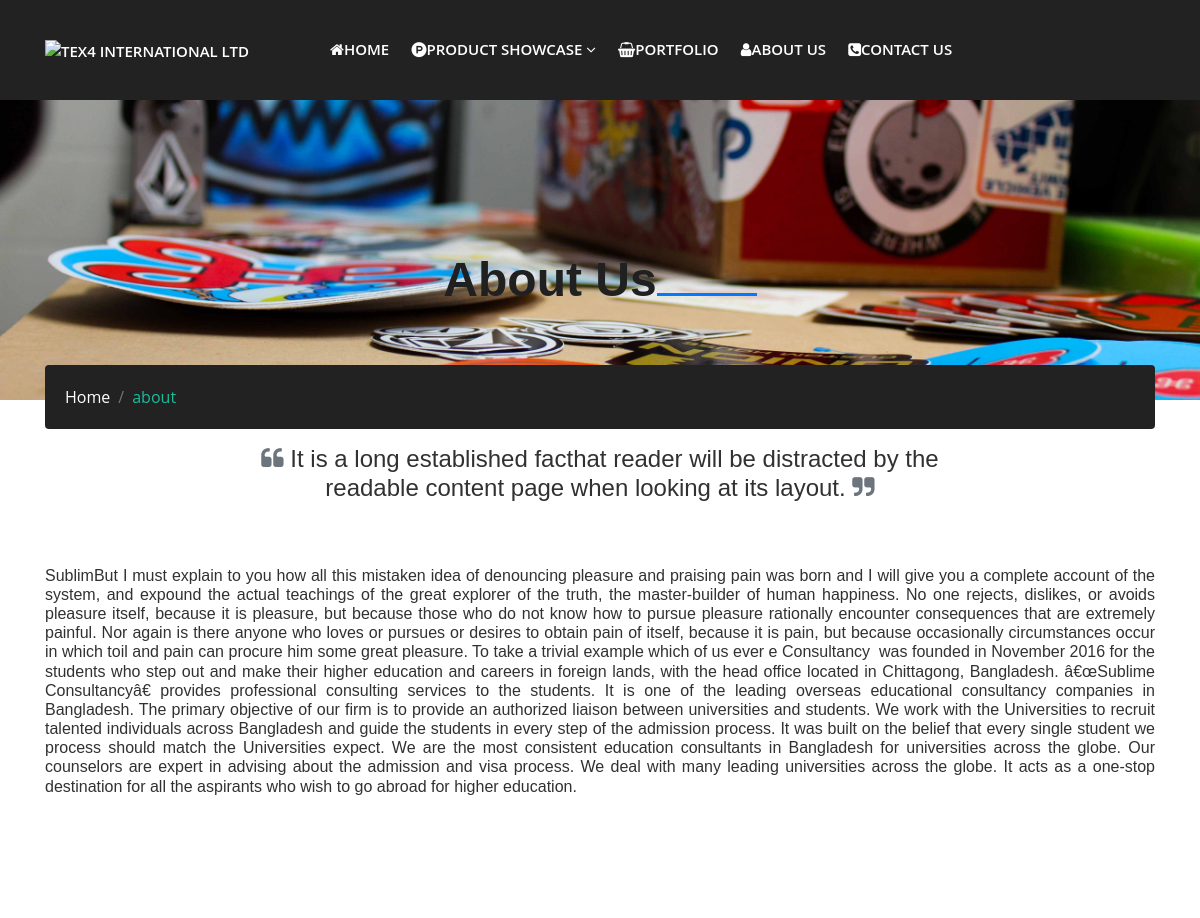
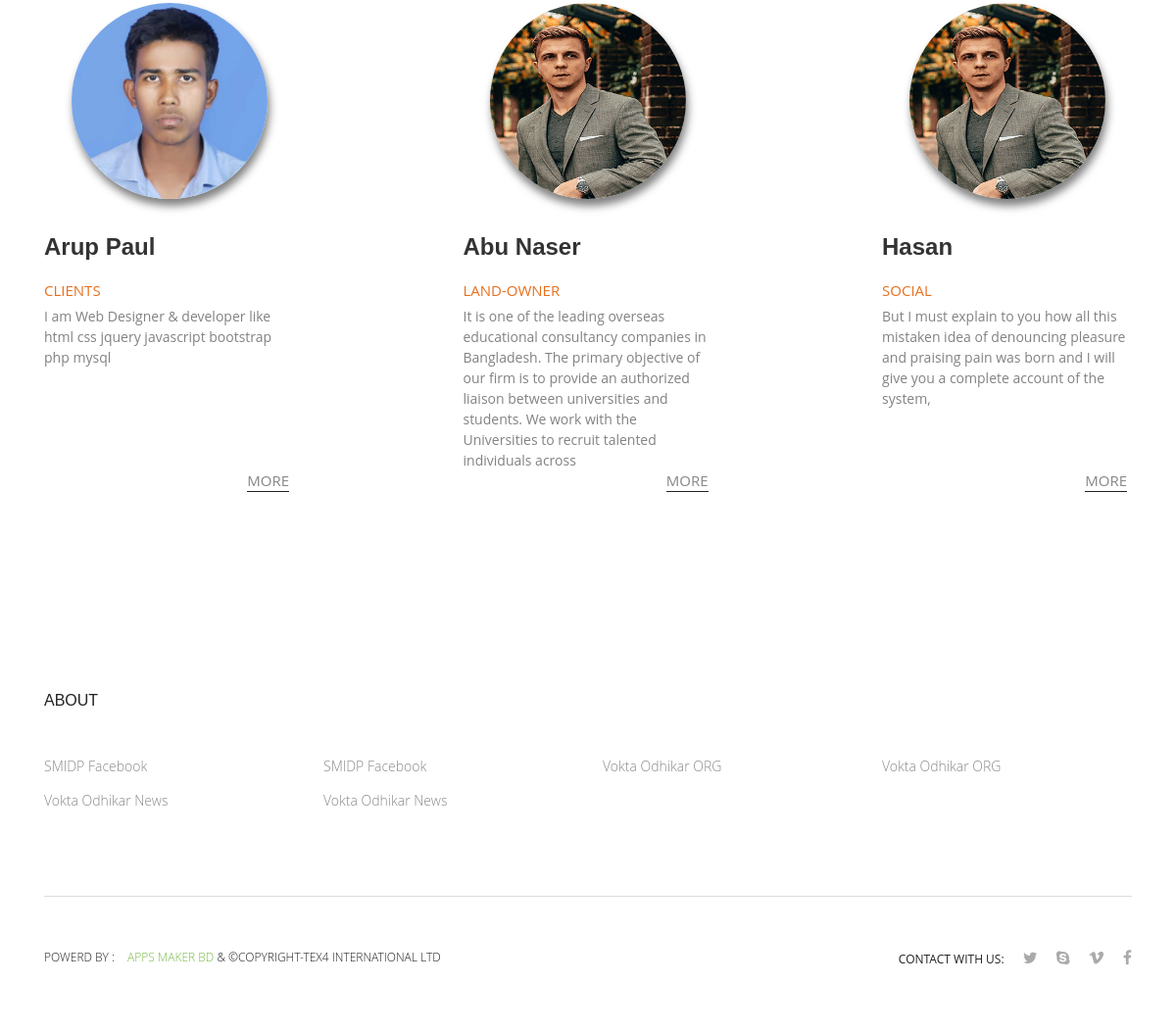
Page /about.php on the committed database (2 pictures, top to bottom).
### tables this page shows
CREATE TABLE `project` (
  `id` int(11) NOT NULL,
  `name` varchar(200) NOT NULL,
  `lat` double NOT NULL,
  `lon` double NOT NULL,
  `address` text NOT NULL,
  `city` varchar(200) NOT NULL,
  `ptype` varchar(200) NOT NULL,
  `pstatus` varchar(200) NOT NULL,
  `resarve` varchar(500) NOT NULL,
  `image` varchar(250) NOT NULL,
  `type` varchar(250) NOT NULL,
  `details` text NOT NULL,
  `date` timestamp NOT NULL DEFAULT CURRENT_TIMESTAMP ON UPDATE CURRENT_TIMESTAMP
);

CREATE TABLE `modal` (
  `name` varchar(100) NOT NULL,
  `id` int(11) NOT NULL,
  `type` varchar(100) NOT NULL,
  `details` text NOT NULL,
  `image` varchar(200) NOT NULL,
  `addedate` timestamp NOT NULL DEFAULT CURRENT_TIMESTAMP ON UPDATE CURRENT_TIMESTAMP
);

CREATE TABLE `footer_link` (
  `id` int(11) NOT NULL,
  `title` varchar(400) NOT NULL,
  `url` varchar(500) NOT NULL,
  `update_date` timestamp NOT NULL DEFAULT CURRENT_TIMESTAMP ON UPDATE CURRENT_TIMESTAMP
);

### about.php (the view, shortened to what this page needs)
<?php
require_once "inc/header.php";
?>
<div class="title-image" style="background-image: url(img/slider3.jpg);">
	  <div class="col-xl-12 pt-100">
          <div class="section-title text-center">
            <h2 class="mb-40">About Us<span></span></h2>
        </div>
      </div>
</div>
<div class="page-title-area pb-40 ">
  <div class="container">
    <div class="row">
     <div class="col-xl-12">
        <div class="page-title text-center">
            <nav aria-label="breadcrumb">
        <ol class="breadcrumb">
          <li class="breadcrumb-item"><a href="index.php">Home</a></li>
          <li class="breadcrumb-item active" aria-current="page"><a href="about.php">about</a></li>
        </ol>
        </nav>
        <div class="col-8 offset-2 heading2">
        <h4 class="wow bounceInUp text-center"><i class="fa fa-quote-left"></i> It is a long established facthat reader will be distracted by the readable content page when looking at its layout. <i class="fa fa-quote-right"></i></h4>
        </div>
      </div>
     </div>
    </div>
  </div>
</div>
<section class="features-area pt-40 pb-100">
  	<div class="container">
  		<div class="row">
  			<div class="col-xl-12  col-lg-7 text-justify">
  				<div class="features-description wow slideInRight" data-wow-duration="1s" data-wow-delay=".1s"">
            <?php
              $edit_query="SELECT * FROM project WHERE pstatus='About Us'";
              $run_edit=mysql_query($edit_query);
              while($edit_row=mysql_fetch_array($run_edit)){
                $details   =$edit_row['details'];
              }
              echo '
            <p>'.$details.'</p>';
            ?>
  				</div>
  			</div>
  		</div>
  		<div class="row justify-content-between feature-bottom">
          <?php
            $sqlforuser="SELECT * FROM modal ORDER BY id DESC";
          if($run=mysql_query($sqlforuser)){
            while ($data=mysql_fetch_assoc($run)) {
              $name  =$data['name'];
              $type      =$data['type'];
              $image     =$data['image'];
              $details =$data['details'];
            ?>
             <div class="col-xl-3 col-lg-3 col-md-3 col-sm-6 wow slideInLeft" data-wow-duration="1s" data-wow-delay=".1s"">
             <div class="single-feature">
             	<div class="single-feature-img">
           <img class="img-responsive" src="images/upload/<?php echo $image;?>">
           </div>
  				<h3><?php echo $name;?></h3><span> <?php echo $type;?></span>
               <p><?php echo $details;?></p>
                <a href="#">more</a>
  			</div>
  			</div>
           <?php } } ?>
  		</div>
  	</div>
  </section>
<?php
require_once "inc/footer.php";
?>

### inc/footer.php (shortened to what this page needs)
 <footer>
  <div class="footer-area pt-100 pb-80">
    <div class="container">
      <div class="row">
        <div class="col-12">
          <div class="footer-widget">
            <h3>About</h3>
            <ul class="footer-link row  wow slideInRight" data-wow-duration="1s" data-wow-delay=".1s"">
               <?php   $we_care_main="SELECT * FROM footer_link ORDER BY id DESC";
            if($we_care_main1=mysql_query($we_care_main)){
            while ($we_care_main2=mysql_fetch_assoc($we_care_main1)) {
              $empname      =$we_care_main2['title'];
              $url      =$we_care_main2['url'];
        ?>
            <li class="col-12 col-lg-3 col-xl-3 col-md-4 col-sm-6"><a href="<?php echo $url; ?>"><?php echo $empname; ?></a></li>
              <?php } } ?>
            </ul>
          </div>
        </div>
        </div>
      </div>
    </div>
   <div class="footer-bottom-area">
     <div class="container">
       <div class="footer-border">
         <div class="row">
           <div class="col-xl-6 col-lg-7 col-md-12 col-sm-12  wow slideInRight" data-wow-duration="1s" data-wow-delay=".1s"">
             <div class="footer-menu">
              <p>powerd by : <a href="appsmakerbd.com">Apps maker BD</a> & &copy;copyright-Tex4 International Ltd </p>
             </div>
           </div>
           <div class="col-xl-6 col-lg-5 col-md-12 col-sm-12  wow slideInLeft" data-wow-duration="1s" data-wow-delay=".1s"">
             <div class="footer-icon text-center text-md-center text-lg-right">
               <span>Contact with us:</span>
               <a href="#"><i class="fa fa-twitter"></i></a>
               <a href="#"><i class="fa fa-skype"></i></a>
               <a href="#"><i class="fa fa-vimeo"></i></a>
               <a href="#"><i class="fa fa-facebook"></i></a>
             </div>
           </div>
         </div>
       </div>
     </div>
   </div>
</footer>
</body>
</html>

### css/style.css (style rules this page uses)
body { font-family: 'Open sans', sans-serif; font-weight: normal; font-style: normal; }
a, .button { -webkit-transition:all 0.3s ease-out 0s; -moz-transition:all 0.3s ease-out 0s; -ms-transition:all 0.3s ease-out 0s; -o-transition:all 0.3s ease-out 0s; transition:all 0.3s ease-out 0s; }
a, button { color: #1696e2; outline: medium none; }
h1,h2,h3,h4,h5,h6 { font-family: 'Poppins',sans-serif; font-weight: normal; color:#313131; margin-top: 0px; font-style: normal; font-weight: 400; text-transform:normal; }
h1 a, h2 a, h3 a, h4 a, h5 a, h6 a, { color: inherit; }
ul { margin:0px; padding: 0px; }
li { list-style: none; }
p { font-size: 14px; font-weight: normal; line-height: 24px; color: #7e7e7e; margin-bottom: 15px; }
::placeholder { color: #555555; font-size: 14px; opacity: 1; }
.breadcrumb > .active { color: #888; }
.section-title h2 { font-size: 48px; color:#202020; font-weight: 800; display: inline-block; }
.section-title span { background:#007bff; height: 3px; width:100px; display: inline-block; }
.features-description p { font-size: 14px; color: #828282; line-height: 30px; text-align: justify; }
.feature-bottom { padding-top: 110px; }
.single-feature span { font-size: 15px; padding: 5px 0; display: block; color: #E8701F; }
.single-feature-img { margin-left: 15px; border-radius: 50%; width:200px; height: 200px; }
.single-feature-img { border-radius: 50%; width: 200px; height: 200px; overflow: hidden; margin: 0 auto; box-shadow: 2px 7px 9px rgba(0,0,0,0.5); }
.single-feature-img img { width: 100%; }
.single-feature h3 { font-size: 24px; color: #333333; font-weight: 600; padding-top: 35px; padding-bottom: 5px; line-height: 1.2; text-transform: capitalize; }
.single-feature p { font-size: 14px; color: #828282; line-height: 1.5; display: inline-block !important; padding-bottom: 10px; }
.single-feature a { color: #888; text-transform: uppercase; font-size: 15px; display: inline-block; float: left; position: absolute; bottom: 3px; right: 20px; }
.single-feature a::after { border-bottom: 1px solid #222; content: ""; display: block; }
* { box-sizing: border-box; }
.footer-widget h3 { color: #222; font-size: 16px; text-transform: uppercase; margin-bottom: 40px; }
.footer-link a { color: #888888; font-size: 14px; font-weight: 300; line-height: 35px; }
.footer-border { padding: 50px 0; border-top: 1px solid #ddd; }
.footer-icon span { color: #222; font-size: 12px; text-transform: uppercase; }
.footer-menu p { color: #222; text-transform: uppercase; font-size: 12px; font-weight: 300; }
.footer-menu a { color: #76BA43; margin-left: 10px; }
.footer-icon a { color: #aaaaaa; margin-left: 15px; font-size: 16px; }
.page-title .breadcrumb { padding: 2rem 1rem; background-color: #222; }
.page-title .breadcrumb-item a { color: #fff; }
.breadcrumb-item.active a { color: #1BBC9B; }
.title-image { height: 300px; display: flex; align-items: center; background-size: cover; background-position: center center; }
.breadcrumb { margin-top: -35px; padding: 20px !important; }
.heading2 i { color:#6c757d; }

### css/default.css (style rules this page uses)
.pb-80 { padding-bottom: 80px; }
.pt-40 { padding-top: 40px; }
.pt-100 { padding-top: 100px; }
.pb-100 { padding-bottom: 100px; }
.mb-40 { margin-bottom: 40px; }

### rows in the picture
project: details "Sublim But I must explain to you how all this mistaken idea of denouncing pleasure and praising pain was born and I will give you a complete account of the system, and expound the actual teachings of the great explorer of the truth, the master-builder of human happiness. No one rejects, dislikes, or avoids pleasure itself, because it is pleasure, but because those who do not know how to pursue pleasure rationally encounter consequences that are extremely painful. Nor again is there anyone who loves or pursues or desires to obtain pain of itself, because it is pain, but because occasionally circumstances occur in which toil and pain can procure him some great pleasure. To take a trivial…"
modal: image (picture), name "Arup Paul", type "CLIENTS", details "I am Web Designer & developer like html css jquery javascript bootstrap php mysql"
modal: image (picture), name "Abu Naser", type "LAND-OWNER", details "It is one of the leading overseas educational consultancy companies in Bangladesh. The primary objective of our firm is to provide an authorized liaison between universities and students. We work with the Universities to recruit talented individuals across"
modal: image (picture), name "Hasan", type "SOCIAL", details "But I must explain to you how all this mistaken idea of denouncing pleasure and praising pain was born and I will give you a complete account of the system,"
footer_link: title "SMIDP Facebook"
footer_link: title "SMIDP Facebook"
footer_link: title "Vokta Odhikar ORG"
footer_link: title "Vokta Odhikar ORG"
footer_link: title "Vokta Odhikar News"
footer_link: title "Vokta Odhikar News"
